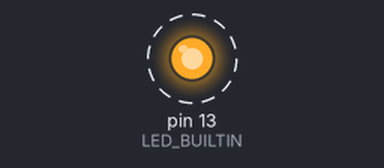
The program below on a simulated Arduino Uno, built with avr-gcc and run on an emulated ATmega328P. Parts: output pins drawn as LEDs (lit = HIGH). Dashed ring = blinking. What the program prints to the serial monitor is not drawn.

Above: at 0.05 s.
Timing chart, 0 to 3.0 s (numbered marks = the images above):
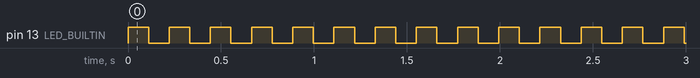

The program:

main.cpp
```cpp
#include <Arduino.h>
// the setup function runs once when you press reset or power the board


int time;
int before;
unsigned int startTimer;
int compareTimer;
int c;
void setup() {
  // initialize digital pin LED_BUILTIN as an output.
  pinMode(LED_BUILTIN, OUTPUT);
  Serial.begin(9600);
}

int busyWait(unsigned int t){
  startTimer = millis();
//  while(millis() - startTimer < t) {
//    // wait for t ms
//  }
c = 10;
  for(int i = 0; i < c; i++){
    for(int j = 0; j < c; j++){
      c = c + 1;
      if(millis() - startTimer > t){
        c = 0;
      }
    }
  }
}


// the loop function runs over and over again forever
void loop() {
  digitalWrite(LED_BUILTIN, HIGH);   // turn the LED on (HIGH is the voltage level)
  //delay(1000);   // wait for a second
  before = millis();
  busyWait(1000);
  //delay(1000);
  time =  millis() - before;
  digitalWrite(LED_BUILTIN, LOW);    // turn the LED off by making the voltage LOW
   busyWait(1000);
  //delay(1000);                       // wait for a second
  Serial.println("time = ");
  Serial.println(time );
}
```

Measured:
- by itself, pin 13 (LED_BUILTIN): alternates HIGH for 0.11 s and LOW for 0.11 s, 592 changes in all, then stays LOW
